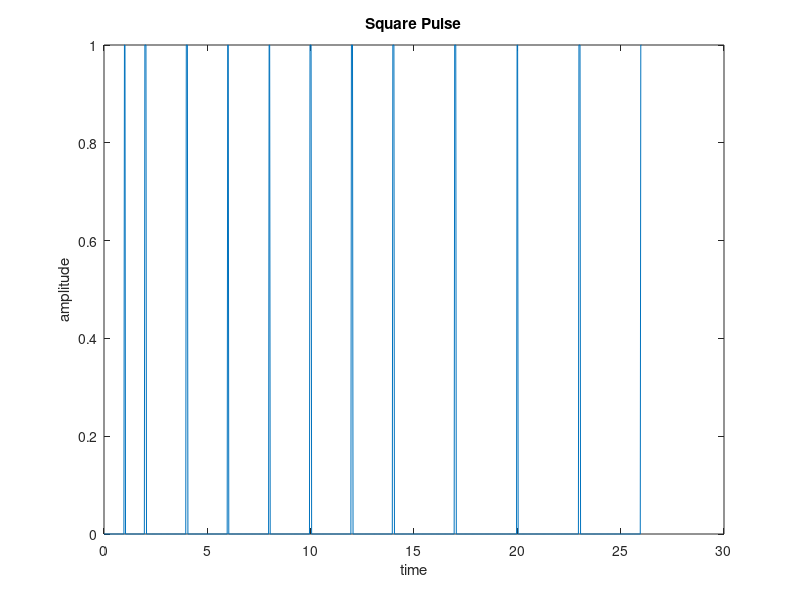

Reproduce this figure in MATLAB.
%square pulse with different interval
% 1s 2 times,2s 6 times, 3s 4 times

Amp=1   % Pulse amplitude
Wd=0.07   % Pulse width
sp=[1 2 3];
fr=[2 6 4];
spac_vect=cumsum(cell2mat(arrayfun(@(x,y) x*ones(1,y),sp,fr,'un',0)))
amp_vect=Amp*ones(1,numel(spac_vect)) % vector of amplitudes
t=linspace(0,max(spac_vect),1000) % time vector
d = [spac_vect;amp_vect]';
y = pulstran(t,d,'rectpuls',Wd);
plot(t,y)
xlabel('time');
ylabel('amplitude');
title('Square Pulse')